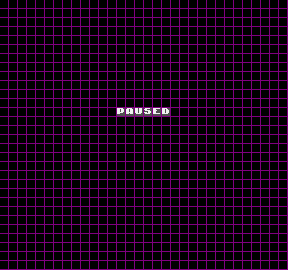
#> input picture tiles/screen_tool/ss2_debug.bmp, 288 x 270 px
$ python debug_to_img.py   (Python 2 division)
#> lines starting #> are read from the running program, lines starting #| are printed output that depends on the picture
import Image
import sys

img = Image.open("ss2_debug.bmp")
#> img is the input picture: PIL image 288x270 RGB; mean R, G, B 27.7, 0.8, 27.7

if img.size[0]%9 != 0 or img.size[1]%9 != 0:
    print "Wrong Size"
    sys.exit(0)


a = img.size[0] / 9;
#> a = 32
b = img.size[1] / 9;
#> b = 30


out = Image.new("RGB", (a * 8, b * 8), "purple")
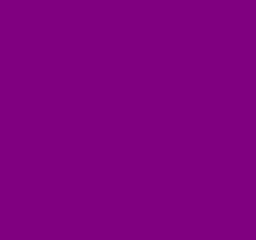
#> out: PIL image 256x240 RGB; mean R, G, B 128, 0, 128
pout = out.load();
pimg = img.load();

for x in xrange(a):
    for y in xrange(b):
        for n in xrange(8):
            for m in xrange(8):
                pout[n+x*8, m+y*8] = pimg[n+x*9, m+y*9]

out.save("ss2_debug_o.bmp")
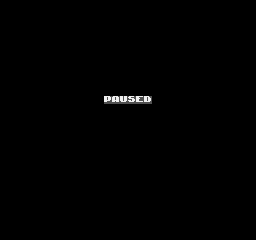
#> saved as ss2_debug_o.bmp: PIL image 256x240 RGB; min 0, max 240, mean 1
